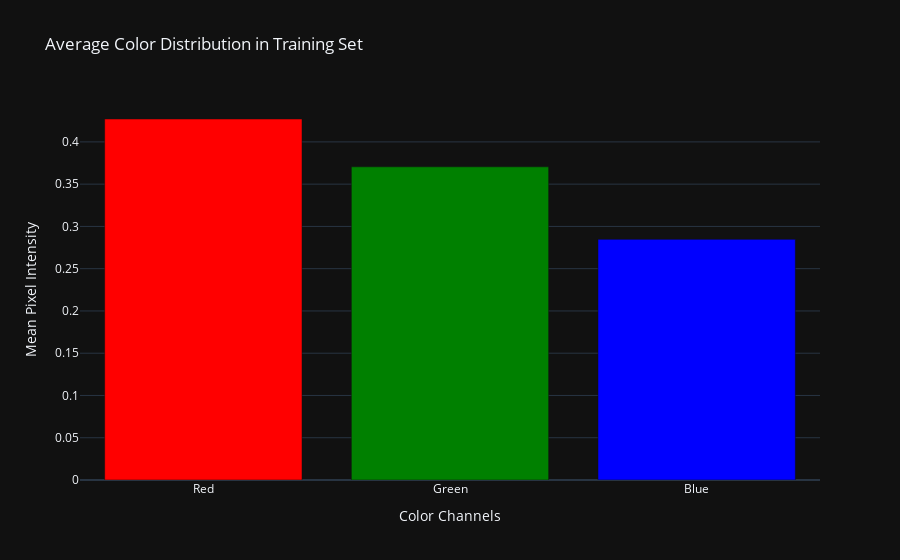

Notebook code for this chart:
### Code cell
# Plotly Bar Chart for Mean RGB
fig_rgb = go.Figure()

fig_rgb.add_trace(go.Bar(
    x=['Red', 'Green', 'Blue'],
    y=mean_rgb_np,
    marker=dict(color=['red', 'green', 'blue']),
    name='Mean Color Intensity'
))

fig_rgb.update_layout(
    title="Average Color Distribution in Training Set",
    xaxis_title="Color Channels",
    yaxis_title="Mean Pixel Intensity",
    showlegend=False
)

fig_rgb.show()

### Figure 1 — Plotly figure (JSON) as saved in the notebook; plotly's stock layout.template omitted (floating-point values rounded to 4 significant figures)
{"data": [{"marker": {"color": ["red", "green", "blue"]}, "name": "Mean Color Intensity", "x": ["Red", "Green", "Blue"], "y": [0.4271, 0.3705, 0.2847], "type": "bar"}], "layout": {"title": {"text": "Average Color Distribution in Training Set"}, "xaxis": {"title": {"text": "Color Channels"}}, "yaxis": {"title": {"text": "Mean Pixel Intensity"}}, "showlegend": false}}
